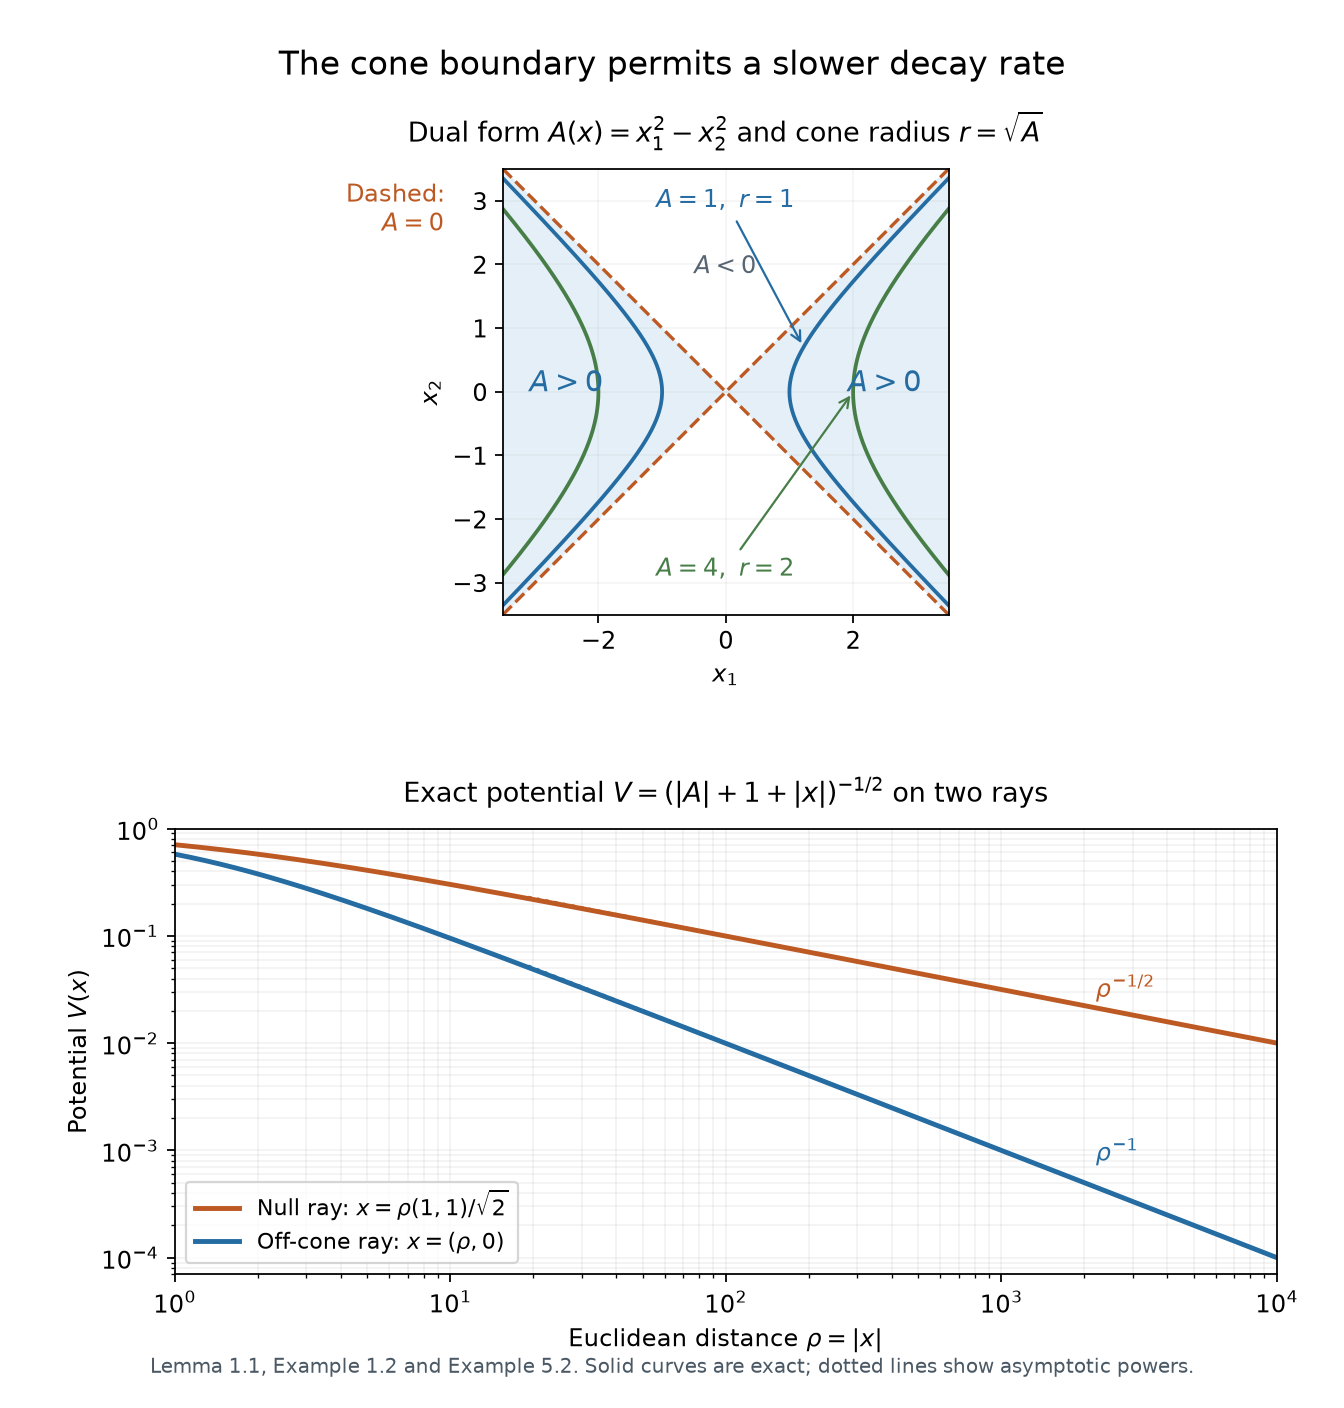

The Python source for this figure:
"""Original CC0 figure for a dual quadratic cone and its permitted potential.

Run with Python, NumPy and Matplotlib; outputs are beside this source.
All curves use the explicit formulas in the accompanying lesson.
"""
from pathlib import Path
import numpy as np
import matplotlib
matplotlib.use('Agg')
import matplotlib.pyplot as plt

plt.rcParams.update({'font.family':'DejaVu Sans','font.size':11,
                     'svg.hashsalt':'quadratic-cones-decay-v1'})
out=Path(__file__).resolve().parent
fig,(ax,bx)=plt.subplots(2,1,figsize=(8.4,8.8))
fig.subplots_adjust(left=.13,right=.95,bottom=.095,top=.88,hspace=.48)
blue='#246ca2';orange='#bd5a24'
grid=np.linspace(-3.5,3.5,400)
x,y=np.meshgrid(grid,grid)
a=x*x-y*y
ax.contourf(x,y,a,levels=[0,100],colors=['#e4eff7'],alpha=1)
for level,color in [(1,blue),(4,'#477e48')]:
    yy=np.linspace(-3.5,3.5,500)
    xx=np.sqrt(yy*yy+level)
    for sign in [1,-1]:
        ax.plot(sign*xx,yy,color=color,lw=1.7)
ax.plot(grid,grid,ls='--',color=orange,lw=1.5)
ax.plot(grid,-grid,ls='--',color=orange,lw=1.5)
ax.text(2.5,0,r'$A>0$',ha='center',color=blue,fontsize=13)
ax.text(-2.5,0,r'$A>0$',ha='center',color=blue,fontsize=13)
ax.text(0,1.85,r'$A<0$',ha='center',color='#576573')
ax.annotate(r'$A=1,\ r=1$',xy=(np.sqrt(1+.7**2),.7),xytext=(0,2.9),
            ha='center',color=blue,arrowprops={'arrowstyle':'->','color':blue})
ax.annotate(r'$A=4,\ r=2$',xy=(2,0),xytext=(0,-2.9),
            ha='center',color='#477e48',arrowprops={'arrowstyle':'->','color':'#477e48'})
ax.text(-.13,.86,'Dashed:\n'+r'$A=0$',transform=ax.transAxes,ha='right',color=orange)
ax.set_xlim(-3.5,3.5);ax.set_ylim(-3.5,3.5);ax.set_aspect('equal')
ax.set_xlabel(r'$x_1$');ax.set_ylabel(r'$x_2$')
ax.set_title(r'Dual form $A(x)=x_1^2-x_2^2$ and cone radius $r=\sqrt{A}$',fontsize=12,pad=12)
ax.grid(alpha=.12)

radius=np.geomspace(1,1e4,500)
off=(radius*radius+1+radius)**-.5
null=(1+radius)**-.5
assert np.all(null>off) and np.all(off>0)
bx.loglog(radius,null,color=orange,lw=2.2,label=r'Null ray: $x=\rho(1,1)/\sqrt{2}$')
bx.loglog(radius,off,color=blue,lw=2.2,label=r'Off-cone ray: $x=(\rho,0)$')
bx.loglog(radius[160:],radius[160:]**-.5,color=orange,ls=':',lw=1.5)
bx.loglog(radius[160:],radius[160:]**-1,color=blue,ls=':',lw=1.5)
bx.text(2200,.027,r'$\rho^{-1/2}$',color=orange)
bx.text(2200,.0008,r'$\rho^{-1}$',color=blue)
bx.set_xlim(1,1e4);bx.set_ylim(7e-5,1)
bx.set_xlabel(r'Euclidean distance $\rho=|x|$');bx.set_ylabel(r'Potential $V(x)$')
bx.set_title(r'Exact potential $V=(|A|+1+|x|)^{-1/2}$ on two rays',fontsize=12,pad=12)
bx.grid(which='both',alpha=.15);bx.legend(loc='lower left',fontsize=10)
fig.suptitle('The cone boundary permits a slower decay rate',fontsize=15,y=.965)
fig.text(.5,.025,'Lemma 1.1, Example 1.2 and Example 5.2. Solid curves are exact; dotted lines show asymptotic powers.',
         ha='center',fontsize=9.1,color='#4b5965')
fig.savefig(out/'quadratic-cones-and-potential-decay.png',dpi=160,
            metadata={'Software':'Original CC0 mathematical plot'})
fig.savefig(out/'quadratic-cones-and-potential-decay.svg',
            metadata={'Date':None,'Creator':'Original CC0 mathematical plot'})
plt.close(fig)
print('Original cone geometry and exact potential curves generated.')
